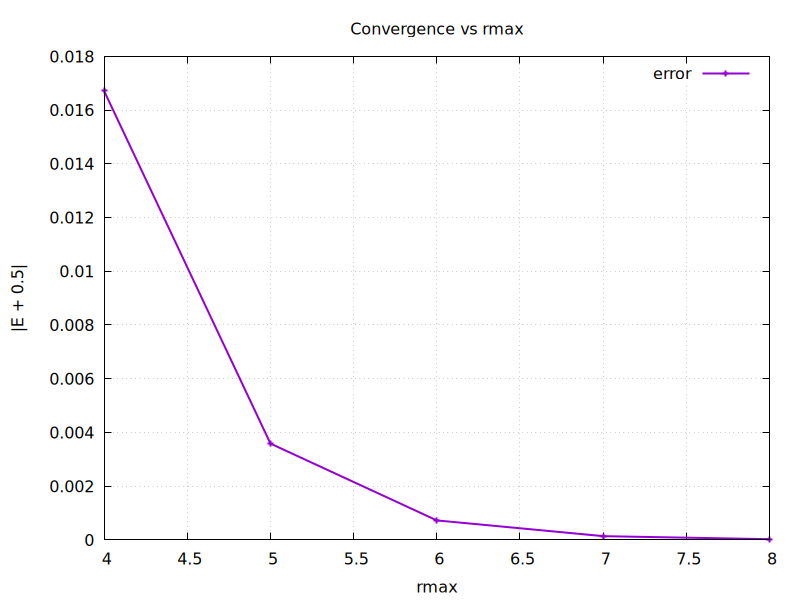

Reproduce this figure in gnuplot.
set terminal pngcairo size 800,600
set output "conv_rmax.png"

set title "Convergence vs rmax"
set xlabel "rmax"
set ylabel "|E + 0.5|"
set grid

plot "conv_rmax.txt" using 1:2 with linespoints lw 2 title "error"
